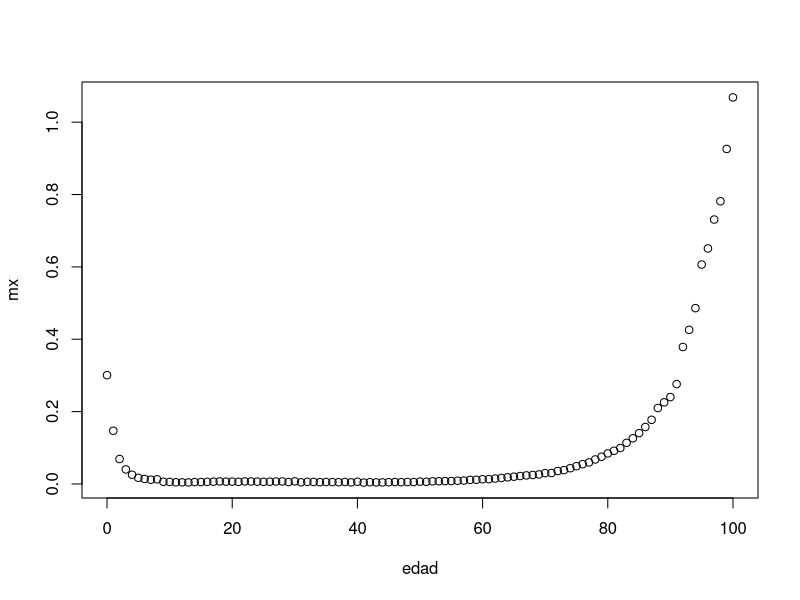
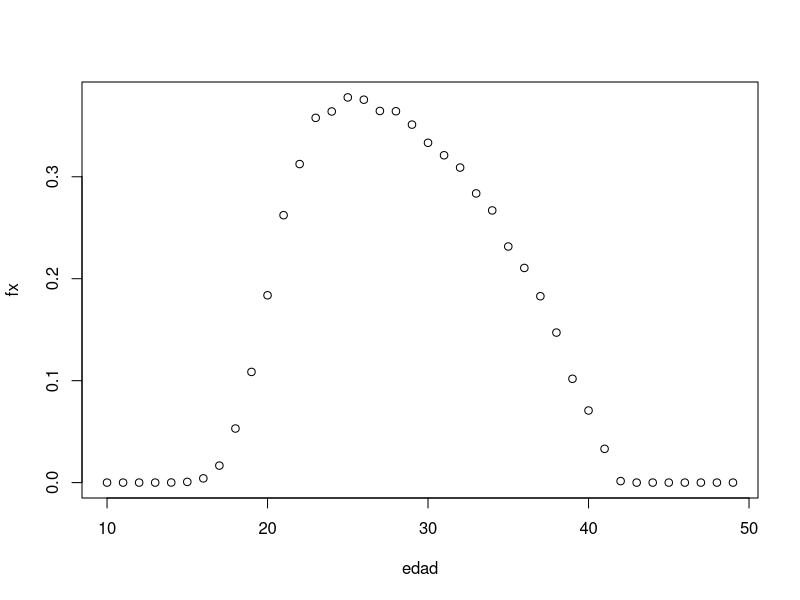
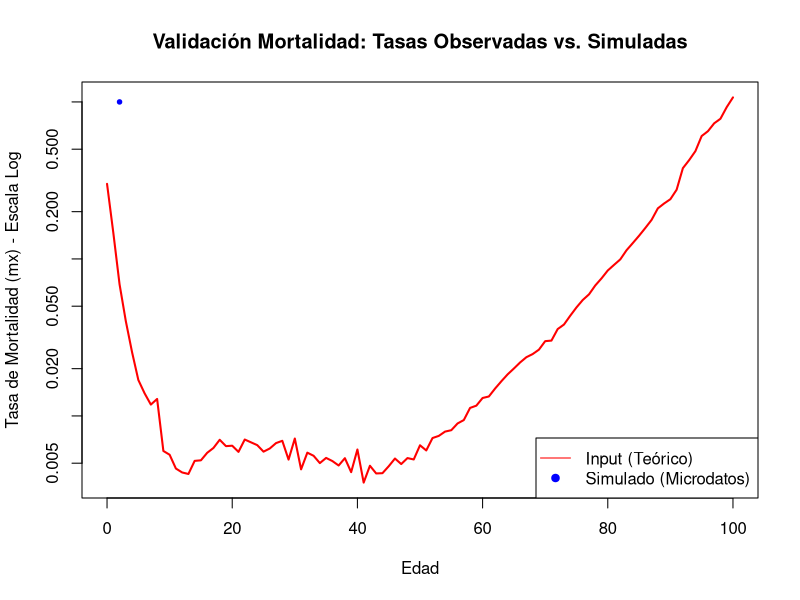
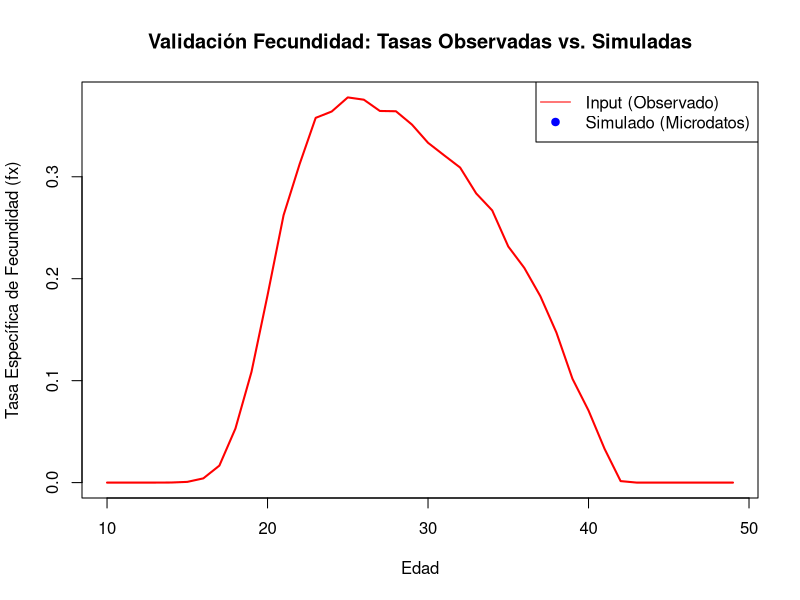

Write R code to recreate these figures, in order.
################################################################################
# Microsimulación - Licenciatura en Estadística                                #
# Daniel Ciganda                                                               # 
# Laboratorio: Simulación de trajectorias demográficas compatibles con datos   #
# agregados                                                                    #  
# 26 de Noviembre de 2025                                                      #   
################################################################################

# El objetivo es generar un conjunto de microdatos (historias de vida) simulados,
# que sean compatibles con unas las tasas de fecundidad y mortalidad observadas 
# para una cohorte dada.

# El modelo a utilizar combina el modelo mecanístico del proceso reproductivo
# visto en labortorios anteriores, con el uso del método de la transformada 
# inversa para generar tiempos de espera a la muerte. De esta forma se obtiene
# un modelo de riesgos competitivos en el que el proceso reproductivo puede 
# censurarse con el proceso de mortalidad.


# Comenzamos cargando los datos, que corresponden a las tasas específicas de 
# mortalidad y fecundidad de una cohorte de nacimiento.
mort <- read.csv(file.path("datos","mx.csv"))
fec <- read.csv(file.path("datos","fx.csv"))

# Exploración rápida
plot(mort)
plot(fec)

# --- Definición del Modelo ---
sim_t <- function(ini_c = 5000,
                  beta1 = 0.22,
                  beta2 = -0.06,
                  delta = 11,
                  mu_m = 20.5,
                  sigma_m = 2.1,
                  mx_ages,
                  mx_rates) {
  
  # --- 1. Mortalidad (Muestreo por Transformada Inversa) ---
  ste <- function(n, edades, lambda, Haz = F){
    
    inf <- seq(0, length(edades)-1,1)
    sup <- seq(1, length(edades))
    
    # Función de riesgo acumulado por tramos
    H.pw <- function(t, inf, sup, lambda){  
      p1 <-  pmax((t-inf), 0)
      p2 <-  pmin(p1, sup-inf)
      return(sum(lambda*p2)) 
    }
    
    H <- rep(NA, length(edades))
    x <- min(inf):max(sup)
    
    for (i in 1:length(H)){
      H[i] <- H.pw(x[i], inf, sup, lambda)
    }
    
    # Función objetivo para encontrar la raíz: H(t) = -log(u)
    f <- function(t, inferior, superior, nivel, u){
      return(H.pw(t, inf=inferior, sup=superior, lambda=nivel) + log(u))
    }
    
    # Probabilidad de sobrevivir más allá de la última edad
    ne <- exp(-H)[length(exp(-H))]
    # Número de individuos que mueren dentro del rango de la tabla
    nn <- n - sum(runif(n) < ne)
    
    if(nn == 0){
      t <- rep(Inf, n)
      return(t); break()
    }
    
    # Resolución numérica para encontrar el tiempo exacto
    root <- function(nn, inf, sup, lambda){
      u <- runif(nn, min=exp(-H)[length(exp(-H))])
      times <- rep(NA, nn)
      for(i in 1:nn){
        result <- uniroot(f, interval=c(0, length(lambda)),
                          u=u[i], inferior=inf, superior=sup, nivel=lambda)
        times[i] <- result$root
      }
      return(times)
    }
    
    t_e <- root(nn, inf, sup, lambda)
    
    # Mezclar tiempos encontrados con infinitos (sobrevivientes)
    if(n-length(t_e)!=0){
      t <- sample(c(t_e, rep(Inf, n-length(t_e))))
    }else{
      t <- t_e
    }
    
    if(min(edades)!=0){ 
      t <- t + min(edades)  
    }
    
    if(Haz){ return(list(t, H)) }else{ return(t) }
  }
  
  # --- 2. Generar Tiempos a Eventos ---
  
  # Edad a la Muerte 
  time_death_years <- ste(n = ini_c, edades = mx_ages, lambda = mx_rates)
  wt_d <- floor(time_death_years * 12L)
  
  # Edad al Matrimonio
  sdlog <- sqrt(log1p((sigma_m / mu_m)^2))
  meanlog <- log(mu_m) - 0.5 * sdlog^2
  wt_m <- round(rlnorm(ini_c, meanlog, sdlog) * 12L) 
  
  # Patrón de Fecundabilidad (prob. concebir) por edad
  ts  <- (0:479)/479  
  phi <- c(rep(0, 120), 3*ts*(1 - ts) * (beta1*(1 - ts) + beta2*ts))
  
  # --- 3. Construir Trayectorias de Riesgo Censuradas ---
  
  # Calcular fecha efectiva de fin del proceso reproductivo: Muerte menos
  # 9 meses (gestación) o edad 50
  end_dates <- pmin(length(phi), wt_d - 9L)
  
  # Usar Map para recortar 'phi' para cada individuo según su inicio/fin
  phi_i <- Map(function(start, end) {
    if (start > end) return(numeric(0)) # Muere antes de casarse
    phi[start:end] }, wt_m, end_dates)
  
    # --- 4. Bucle de Simulación ---
  
  maxt  <- max(lengths(phi_i))
  id    <- integer(0L)
  wt_c  <- integer(0L)
  
  if(maxt > 0) {
    for (t in 1:maxt) {
      
      # Sorteos de concepción
      # Compara un aleatorio uniforme 0-1 contra la probabilidad phi en el tiempo t
      ids <- which(runif(ini_c) < vapply(phi_i, `[`, t, FUN.VALUE = numeric(1)))
      
      if (length(ids) != 0) {
        wts  <- (wt_m[ids] - 1L) + t
        id   <- c(id, ids)
        wt_c <- c(wt_c, wts)
        
        # Actualizar ventanas de no-susceptibilidad (embarazo + postparto)
        blk <- as.integer(round(9 + delta)) - 1L
        phi_i[ids] <- lapply(phi_i[ids], function(x){
          x[t: min(length(x), t + blk)] <- NA
          x
        })
      }
    }
  }
  
  # --- 5. Construir Trayectorias (Output) ---
  
  # Convertir meses a años
  age_d_yrs <- wt_d / 12
  age_m_yrs <- wt_m / 12
  
  # Si muere antes de casarse, la edad al matrimonio es NA
  age_m_yrs[age_d_yrs < age_m_yrs] <- NA
  
  # A. Datos base 
  pop_data <- data.frame(
    id = 1:ini_c,
    age_death = age_d_yrs,      
    age_marriage = age_m_yrs    
  )
  
  # B. Datos de Nacimientos 
  if (length(wt_c) > 0) {
    birth_data <- data.frame(
      id = id,
      age_birth = (wt_c + 9) / 12
    )
    
    # Ordenar y generar paridad (1er hijo, 2do hijo...)
    birth_data <- birth_data[order(birth_data$id, birth_data$age_birth), ]
    birth_data$parity <- ave(birth_data$id, birth_data$id, FUN = seq_along)
    
    # Transformar a formato ancho (una columna por hijo)
    births_wide <- reshape(
      birth_data, 
      idvar = "id", 
      timevar = "parity", 
      direction = "wide", 
      sep = "_"
    )
    
    # Unir todo
    final_trajectories <- merge(pop_data, births_wide, by = "id", all.x = TRUE)
    
  } else {
    final_trajectories <- pop_data
  }
  
  return(final_trajectories)
}


# --- EJECUCIÓN Y VALIDACIÓN ---

# 1. Simular 
sim_n <- 25000
datos_sim <- sim_t(ini_c = sim_n, 
                   mx_ages = mort$edad, 
                   mx_rates = mort$mx)


# -- Ejercicio: Describir en detalle los datos simulados





# --- Ejercicio A: Validación de Mortalidad ---

# Definir edades a analizar 
edades <- mort$edad 

# Calcular Muertes (Numerador)
muertes_x <- table(factor(floor(datos_sim$age_death), levels = edades))

# Calcular Exposición (Denominador) 
exposure_x <- vapply(edades, function(a) {
  # Tiempo vivido en el intervalo [a, a+1)
  tiempos <- pmin(1, pmax(0, datos_sim$age_death - a))
  sum(tiempos)
}, numeric(1))


# Ejercicio: Describir el cálculo de la exposición al riesgo.




# Calcular Tasas Simuladas (mx_sim)
mx_sim <- # completar

# Graficar Comparación
plot(edades, mort$mx, type = "l", col = "red", lwd = 2, log = "y",
     main = "Validación Mortalidad: Tasas Observadas vs. Simuladas",
     ylab = "Tasa de Mortalidad (mx) - Escala Log", xlab = "Edad")
points(edades, mx_sim, col = "blue", pch = 19, cex = 0.6)
legend("bottomright", legend = c("Input (Teórico)", "Simulado (Microdatos)"),
       col = c("red", "blue"), lty = c(1, NA), pch = c(NA, 19))


# Describir lo que se observa en el gráfico




# --- Ejercicio B: Validación de Fecundidad ---

# 1. Numerador: Nacimientos por edad
cols_nacimientos <- grep("age_birth", names(datos_sim))
todas_edades_nacimiento <- unlist(datos_sim[, cols_nacimientos])
todas_edades_nacimiento <- todas_edades_nacimiento[!is.na(todas_edades_nacimiento)]

# Definimos el rango de interés basado explícitamente en el archivo de input 'fec'
rango_edades_fec <- fec$edad  # Asumiendo que la columna se llama 'age' o 'edad'

# Tabulamos usando los niveles exactos del archivo input
nacimientos_x <- table(factor(floor(todas_edades_nacimiento), levels = rango_edades_fec))

# 2. Denominador: Exposición
# Asignamos nombres al vector exposure_x para evitar confusión de índices
names(exposure_x) <- as.character(edades)

# Extraemos la exposición usando los NOMBRES (edades), no posiciones
exposure_fec <- exposure_x[rango_edades_fec+1]

# 3. Tasas Simuladas
fx_sim <- # completar


  
  
# 4. Graficar
plot(fec$edad, fec$fx, type = "l", col = "red", lwd = 2,
     main = "Validación Fecundidad: Tasas Observadas vs. Simuladas",
     ylab = "Tasa Específica de Fecundidad (fx)", xlab = "Edad")
points(rango_edades_fec, fx_sim, col = "blue", pch = 19, cex = 0.6)
legend("topright", legend = c("Input (Observado)", "Simulado (Microdatos)"),
       col = c("red", "blue"), lty = c(1, NA), pch = c(NA, 19))


# Describir lo que se observa en el gráfico





